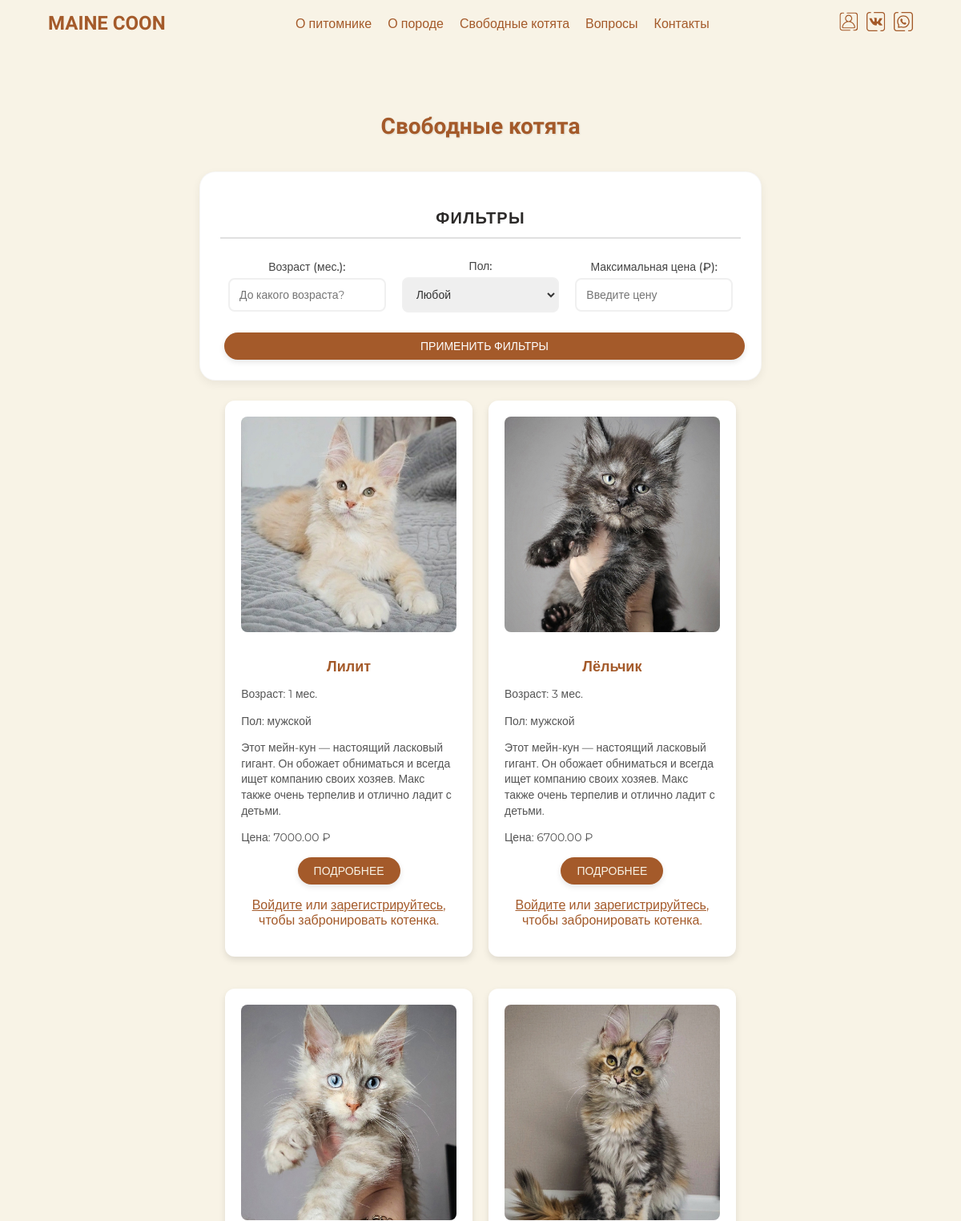
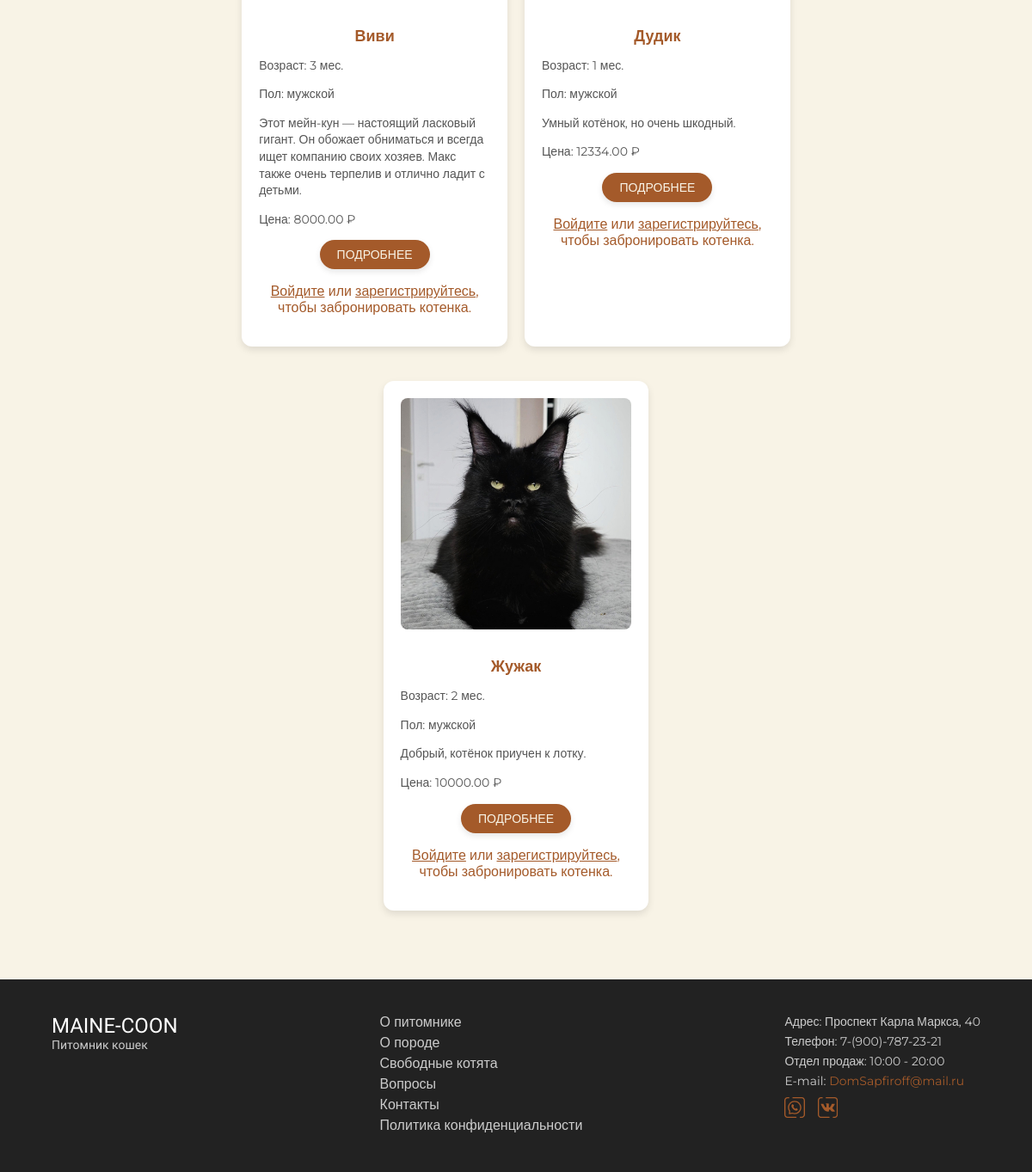
The page /cdc57e707a81d35b17f894d05bfe5ba0/public_html/kittens.php?gender=мужской on the database its author committed (2 pictures, top to bottom).
### tables this page shows
CREATE TABLE `kittens` (
  `id` int NOT NULL,
  `name` varchar(255) NOT NULL,
  `age` int NOT NULL,
  `description` text,
  `image_url` varchar(255) NOT NULL,
  `images` text,
  `status` enum('свободен','забронирован','продан') NOT NULL DEFAULT 'свободен',
  `mother_name` varchar(255) DEFAULT NULL,
  `father_name` varchar(255) DEFAULT NULL,
  `litter_number` varchar(50) DEFAULT NULL,
  `birth_date` date DEFAULT NULL,
  `gender` enum('мужской','женский') DEFAULT NULL,
  `color` varchar(50) DEFAULT NULL,
  `character` varchar(100) DEFAULT NULL,
  `achievements` text,
  `price` decimal(10,2) NOT NULL DEFAULT '0.00'
);

### cdc57e707a81d35b17f894d05bfe5ba0/public_html/kittens.php (the view, shortened to what this page needs)
<?php
include 'db_connect.php';
?>
<!DOCTYPE html>
<html>
<head>
  <link rel="stylesheet" href="style.css">
</head>
<?php include "header.php"; ?>
<?php
$gender_filter = isset($_GET['gender']) ? $_GET['gender'] : '';
$query = "SELECT * FROM kittens WHERE status = 'свободен'";
if ($gender_filter) {
    $query .= " AND gender = '" . $conn->real_escape_string($gender_filter) . "'";
}
$result = $conn->query($query);
?>
<div id="page-container">
<section class="section" id="Kittens">
    <div class="containerr">
        <div class="section__header">
            <h2 class="section__title">Свободные котята</h2>
        </div>
        <div class="filter">
            <h3>Фильтры</h3>
            <form method="GET" action="">
                <div class="horizontal-group">
                    <div class="filter-item">
                        <label for="age">Возраст (мес.):</label>
                        <input type="number" id="age" name="age" min="0" placeholder="До какого возраста?">
                    </div>
                    <div class="filter-item">
                        <label for="gender">Пол:</label>
                        <select id="gender" name="gender">
                            <option value="">Любой</option>
                        </select>
                    </div>
                    <div class="filter-item">
                        <label for="price">Максимальная цена (₽):</label>
                        <input type="number" id="price" name="price" min="0" placeholder="Введите цену">
                    </div>
                </div>
                <button type="submit" class="button">Применить фильтры</button>
            </form>
        </div>
        <div class="kittens__listt">
    <?php
    if ($result->num_rows > 0) {
        while ($row = $result->fetch_assoc()) {
            echo "<div class='kitten__item'>";
            echo "<img src='" . htmlspecialchars($row["image_url"]) . "' alt='" . htmlspecialchars($row["name"]) . "' class='kitten__image'>";
            echo "<h3 class='kitten__name'>" . htmlspecialchars($row["name"]) . "</h3>";
            echo "<p class='kitten__description'>Возраст: " . htmlspecialchars($row["age"]) . " мес.</p>";
            echo "<p class='kitten__description'>Пол: " . htmlspecialchars($row["gender"]) . "</p>";
            echo "<p class='kitten__description'>" . htmlspecialchars($row["description"]) . "</p>";
            echo "<p class='kitten__description'>Цена: " . htmlspecialchars($row["price"]) . " ₽</p>";
            echo "<button class='button' onclick='openModal(" . $row["id"] . ")'>Подробнее</button>";
            if (isset($_SESSION["user_id"])) {
                echo "<button class='button' onclick=\"window.location.href='book.php?id=" . $row["id"] . "'\">Забронировать</button>";
            } else {
                echo "<p style='color: #A45A2A;'>"
   . "<a href='auth.php' style='color: #A45A2A; text-decoration: underline;'>Войдите</a> или "
   . "<a href='register.php' style='color: #A45A2A; text-decoration: underline;'>зарегистрируйтесь</a>, чтобы забронировать котенка."
   . "</p>";
            }
            echo "</div>";
        }
    } else {
        echo "<p>К сожалению, нет доступных котят по вашим критериям.</p>";
    }
    ?>
</div>
    </div>
</section>
<?php include "footer.php"; ?>
</div>
</body>
</html>

### cdc57e707a81d35b17f894d05bfe5ba0/public_html/style.css (style rules this page uses)
body { font-family: 'Montserrat', sans-serif; background-color: #F8F3E6; color: #2C2A29; margin: 0; padding: 0; min-height: 100vh; }
html { scroll-behavior: smooth; }
.section { padding: 40px 0; background-color: #F8F3E6; text-align: center; }
.section__header { margin-bottom: 30px; }
.section__title { font-family: 'Montserrat Alternates', sans-serif; font-size: 32px; font-weight: 300; color: #A45A2A; }
.button { display: inline-block; padding: 10px 20px; background-color: #A45A2A; color: #F8F3E6; text-decoration: none; border-radius: 25px; text-transform:uppercase; transition: background-color 0.3s ease; }
.kitten__item { width: 28%; margin-bottom: 20px; text-align: center; }
.kitten__image { width: 100%; height: auto; border-radius: 8px; margin-bottom: 10px; }
.kitten__name { font-size: 18px; font-weight: bold; margin-bottom: 5px; }
.kitten__description { font-size: 14px; color: #555; }
:root { --primary-color:#A45A2A ; --secondary-color: #E1B7A1; --background-color: #F8F3E6; --text-color: #2C2A29; }
.section { padding: 60px 0; background-color: var(--background-color); text-align: center; position: relative; overflow: hidden; }
.section__title { font-family: 'Montserrat Alternates', sans-serif; font-size: 36px; font-weight: bold; color: var(--primary-color); margin-bottom: 40px; position: relative; z-index: 1; }
.section__title { text-align: center; font-size: 28px; font-weight: bold; margin-bottom: 40px; }

### rows shown on the page
kittens: image_url (picture), name "Лилит", age "1", gender "мужской", description "Этот мейн-кун — настоящий ласковый гигант. Он обожает обниматься и всегда ищет компанию своих хозяев. Макс также очень терпелив и отлично ладит с детьми.", price "7000.00"
kittens: image_url (picture), name "Лёльчик", age "3", gender "мужской", description "Этот мейн-кун — настоящий ласковый гигант. Он обожает обниматься и всегда ищет компанию своих хозяев. Макс также очень терпелив и отлично ладит с детьми.", price "6700.00"
kittens: image_url (picture), name "Виви", age "3", gender "мужской", description "Этот мейн-кун — настоящий ласковый гигант. Он обожает обниматься и всегда ищет компанию своих хозяев. Макс также очень терпелив и отлично ладит с детьми.", price "8000.00"
kittens: image_url (picture), name "Дудик", age "1", gender "мужской", description "Умный котёнок, но очень шкодный.", price "12334.00"
kittens: image_url (picture), name "Жужак", age "2", gender "мужской", description "Добрый, котёнок приучен к лотку.", price "10000.00"
